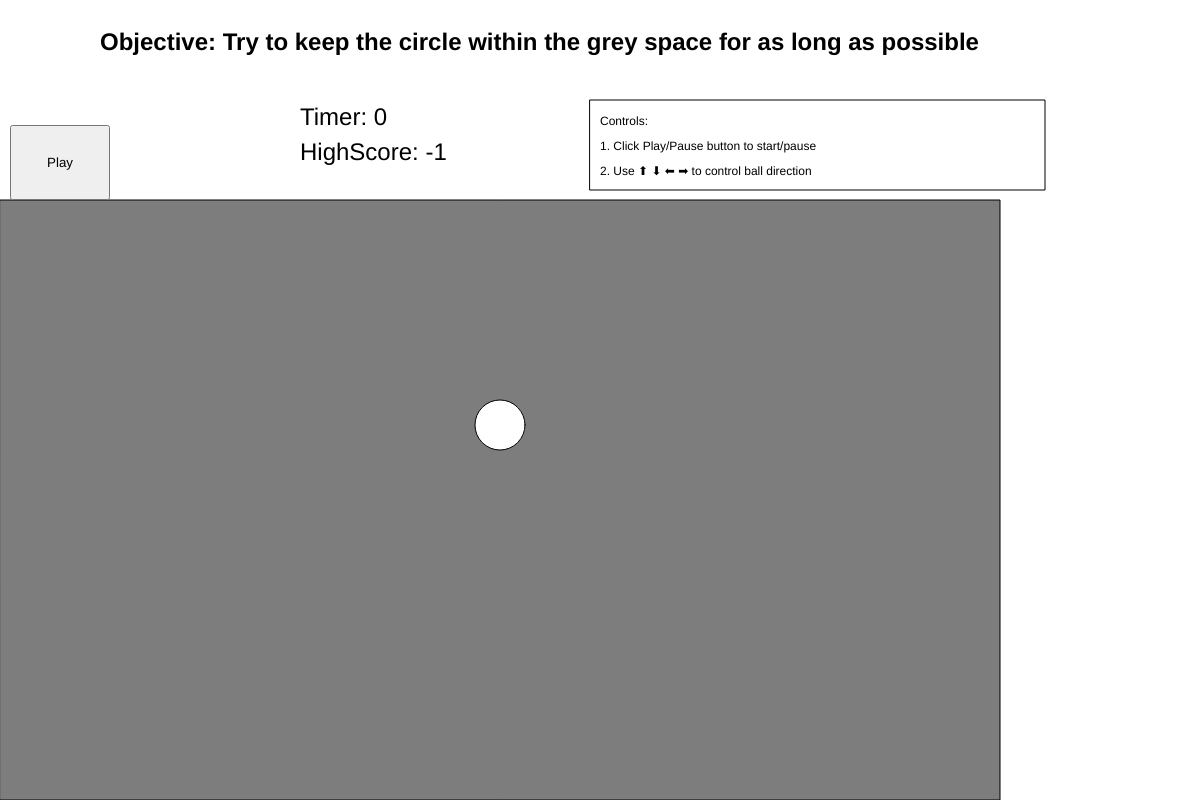
Frame 1 (no input)
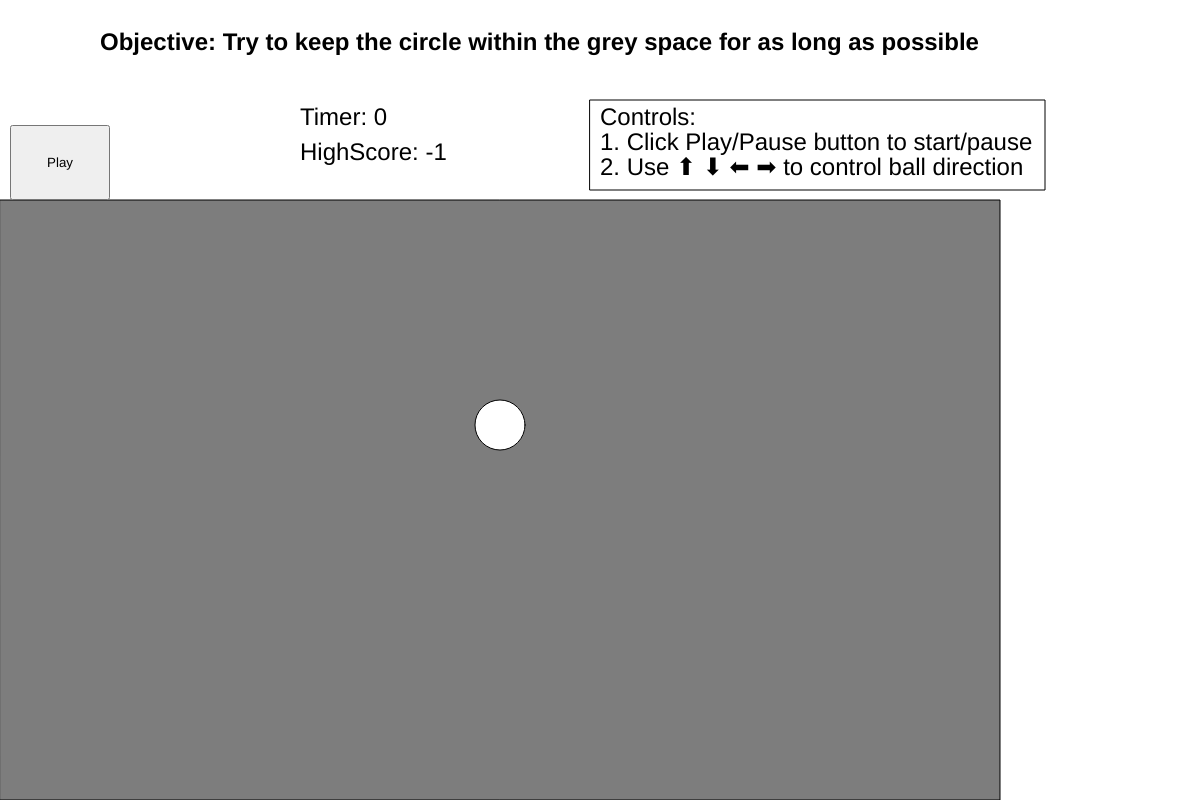
Frame 60 (no input)
Frame 120 (the mouse pressed at the canvas centre since frame 60): identical to frame 60, image omitted

The p5.js sketch that drew these frames (run headless with seeded random() and noise() and a simulated clock; from frame 60 on, the mouse is pressed at the canvas centre):

// p5.js sketch
// ── sketch.js
// --- Initialize variables --- //
var movingBall;
var balls = [];
var timer;
var ballPlayground;
var highScore;
var startTimer = false;
var button;

function setup() {
  createCanvas(1200, 800);

  // --- Default highScore --- //
  highScore = -1;

  // --- Default timer --- //
  timer = 0;

  // --- Style button --- //
  button = createButton("Play", "pause");
  button.position(10, 125);
  button.style("width", "100px");
  button.style("height", "75px");
  button.style("cursor", "pointer");
  // button.parent("body");
  // --- Button interaction --- //
  button.mousePressed(btnClicked);

  // --- Set gameplay variable --- //

  ballPlayground = {
    x: 0,
    y: 200,
    w: 1000,
    h: 600,
  };

  movingBall = {
    x: width / 2 - 100,
    y: height / 2,
    speedX: 0,
    speedY: 0,
    size: 50,
    draw: function () {
      ellipse(this.x, this.y + this.size / 2, this.size);
    },
    speed: function () {
      this.x += this.speedX;
      this.y += this.speedY;
    },
    rebound: function () {
      if (this.x > 1000 || this.x < 0 || this.y > 800 || this.y < 200) {
        balls.pop();
      }
    },
  };

  // Add single ball to the array
  balls.push(movingBall);
}

function draw() {
  background(255);

  ballExitedResetGame();
  push();
  textStyle(BOLD);
  textSize(24);
  text(
    `Objective: Try to keep the circle within the grey space for as long as possible`,
    100,
    50
  );
  pop();

  // Instructions
  rect(width / 2 - 10, 100, 455, 90);
  text(`Controls:`, width / 2, 125);
  text(`1. Click Play/Pause button to start/pause`, width / 2, 150);
  text(`2. Use ⬆ ⬇ ⬅ ➡ to control ball direction`, width / 2, 175);

  // Timer

  // updateTimer()
  if (startTimer === true) {
    if (frameCount % 60 === 0) timer += 1;
    if (frameCount % 600 === 0) {
      movingBall.speedX *= 2;
    }
  }

  textSize(24);
  text(`Timer: ${timer}`, width / 4, 125);
  text(`HighScore: ${highScore}`, width / 4, 160);
  push();
  fill(125);
  rect(ballPlayground.x, ballPlayground.y, ballPlayground.w, ballPlayground.h);
  pop();

  if (balls.length === 0) {
    push();
    fill(255, 0, 255);
    textSize(36);
    text(`GameOver! Press R to reset`, width / 2 - 300, height / 2);
    pop();
  }

  // Moving Ball
  for (let b of balls) {
    b.draw();
    if (button.value() == "play") {
      b.speed();
      if (b) {
        b.rebound();
      }
    }
  }
}

// --- Keypressed events --- //
function keyPressed() {
  // Check for "Spacebar" keypress
  if (keyCode == 32) {
    if (isLooping()) {
      // Pause if looping
      noLoop();
    } else {
      // Unpause if not looping
      loop();
    }
  }

  // Check for "R" keypress
  if (keyCode == 82 && balls.length === 0) {
    // Resets the game variables
    movingBall.x = width / 2 - 100;
    movingBall.y = height / 2;
    movingBall.speedX = 0;
    movingBall.speedY = 0;
    balls.push(movingBall);
  }

  // Check for "up arrow" keypress
  if (keyCode == UP_ARROW) {
    if (movingBall.speedY === 0) {
      movingBall.speedY = -2;
    } else {
      movingBall.speedY *= -1;
    }
  }

  // Check for "down arrow" keypress
  if (keyCode == DOWN_ARROW) {
    if (movingBall.speedY === 0) {
      movingBall.speedY = 2;
    } else {
      movingBall.speedY *= -1;
    }
  }

  // Check for "left arrow" keypress
  if (keyCode == LEFT_ARROW) {
    if (movingBall.speedX === 0) {
      movingBall.speedX = -2;
    } else {
      movingBall.speedX *= -1;
    }
  }

  // Check for "right arrow" keypress
  if (keyCode == RIGHT_ARROW) {
    if (movingBall.speedX === 0) {
      movingBall.speedX = 2;
    } else {
      movingBall.speedX *= -1;
    }
  }
}

function btnClicked() {
  /*
    Update button value and timer status
  */
  if (button.value() == "pause") {
    button.html("Pause");
    button.value("play");
    startTimer = !startTimer;
  } else {
    button.html("Play");
    button.value("pause");
    startTimer = !startTimer;
  }
}

function ballExitedResetGame() {
  /*
    Resets button and timer variables when ball exits grey space
  */
  if (balls.length === 0) {
    if (highScore < timer) {
      highScore = timer;
    }
    button.html("Play");
    button.value("pause");
    startTimer = false;
    timer = 0;
    push();
    fill(255, 0, 0);
    pop();
  }
}

// ── bouncingBall.html
<!DOCTYPE html>
<html lang="en">
  <head>
    <meta charset="UTF-8" />
    <meta name="viewport" content="width=device-width, initial-scale=1.0" />
    <title>Bouncing Ball</title>
    <script src="https://cdnjs.cloudflare.com/ajax/libs/p5.js/1.9.0/p5.js"></script>
    <script src="./sketch.js"></script>
  </head>
  <body></body>
</html>
